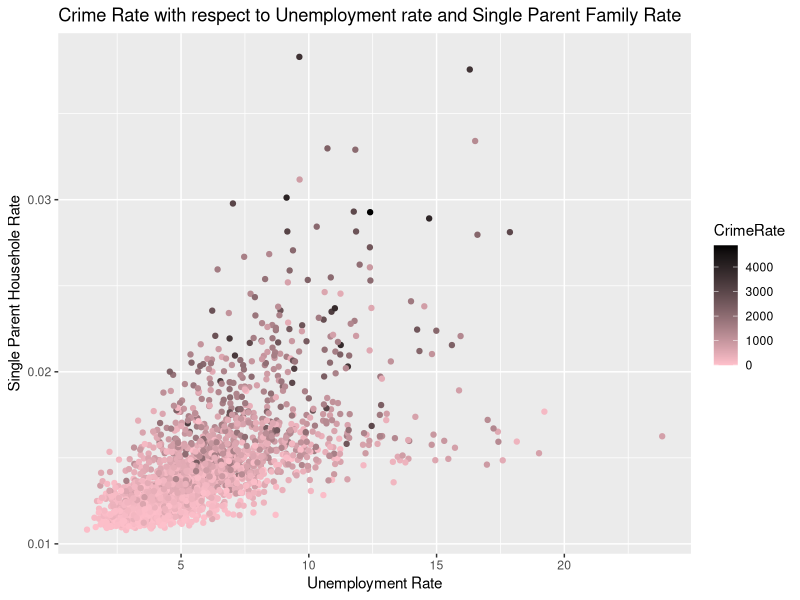
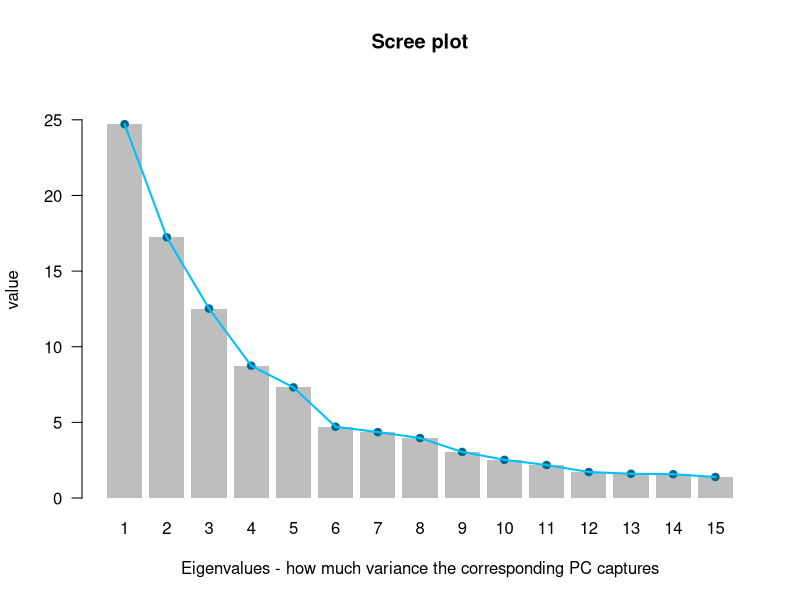
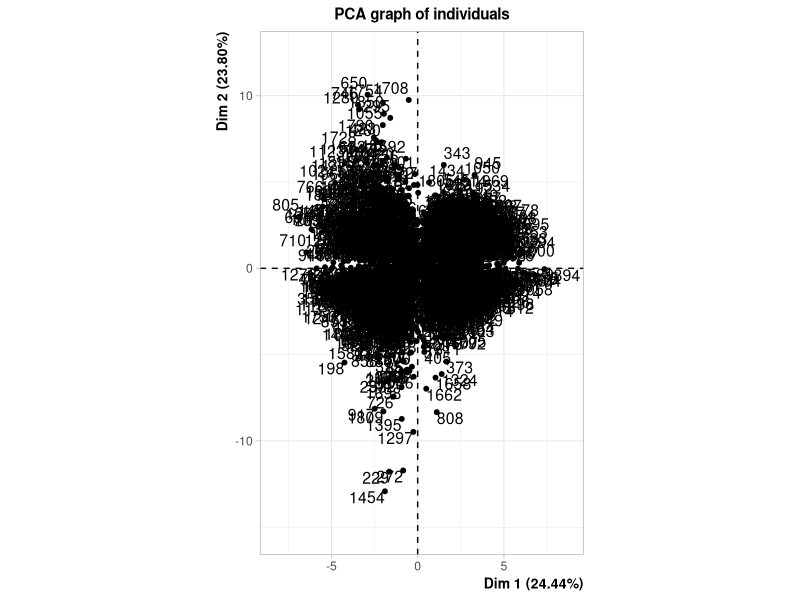
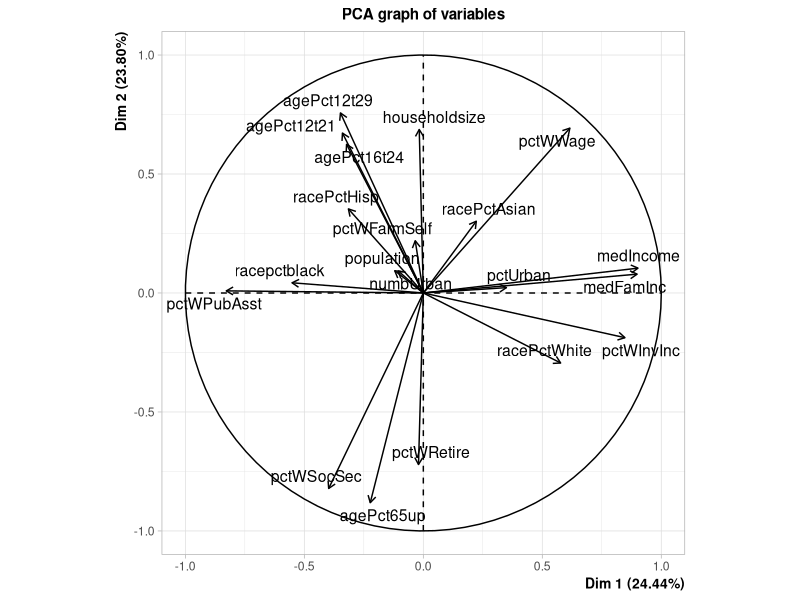

These charts were generated, in order, by the following R code:
## ---- chunk 1
library(readr)
CC <- read_csv("../data_files/crime_and_communities_data.csv")
print(dim(CC))
y <- CC$ViolentCrimesPerPop
X <- subset(CC, select = -c(ViolentCrimesPerPop))
## ---- chunk 2
library(dplyr)
## ---- chunk 3
str(X)
## ---- chunk 4
apply(X = X, MARGIN = 2, FUN = class)
## ---- chunk 5
summary(X)
## ---- chunk 6
library(ggplot2)
## ---- chunk 7
employment_parents <- X %>% select(matches("Empl|Par")) %>% mutate(CrimeRate = y)

# ggplot(data = employment_parents) + 
#   geom_point(aes(x = PctUnemployed, y = CrimeRate, color = PctKids2Par)) +
#   scale_color_gradient(low = "red", high = "white") + 
#   ggtitle("Crime Rate with respect to Unemployment rate and Single Parent Family Rate")

ggplot(data = employment_parents) + 
  geom_point(aes(x = PctUnemployed, color = CrimeRate, y = 1/PctKids2Par)) +
  scale_color_gradient(low = "pink", high = "black") + 
  xlab("Unemployment Rate") +
  ylab("Single Parent Househole Rate") +
  ggtitle("Crime Rate with respect to Unemployment rate and Single Parent Family Rate")

## ---- chunk 8
any(is.na(y))
## ---- chunk 9
any(is.na(X))
## ---- chunk 10
X <- X %>% mutate_all(function(x) ifelse(is.na(x), median(x, na.rm = TRUE), x))
any(is.na(X))
## ---- chunk 11
# X <- scale(X)
## ---- chunk 12
library(FactoMineR)
## ---- chunk 13
res.pca <- PCA(X = X,graph = F,ncp = 10)
## ---- chunk 14
eig <- res.pca$eig
## ---- chunk 15
eigvalue <- eig[1:15, "eigenvalue"]

barchart <- barplot(eigvalue, las = 1, border = NA,
                    names.arg = 1:length(eigvalue),
                    ylim = c(0, 1.1 * ceiling(max(eigvalue))), 
                    ylab = "value",
                    xlab = "Eigenvalues - how much variance the corresponding PC captures", 
                    main = "Scree plot")

points(barchart, eigvalue, pch = 19, col = "deepskyblue4") 
lines(barchart, eigvalue, lwd = 2, col = "deepskyblue")
## ---- chunk 16
head(eig, n = 35)
## ---- chunk 17
p <- PCA(X[, 1:20], graph = T)
## ---- chunk 18
# head(res.pca$var)
PCs <- res.pca$var
names(PCs) # "coord"   "cor"     "cos2"    "contrib"
PCs <- res.pca$var[["coord"]]
